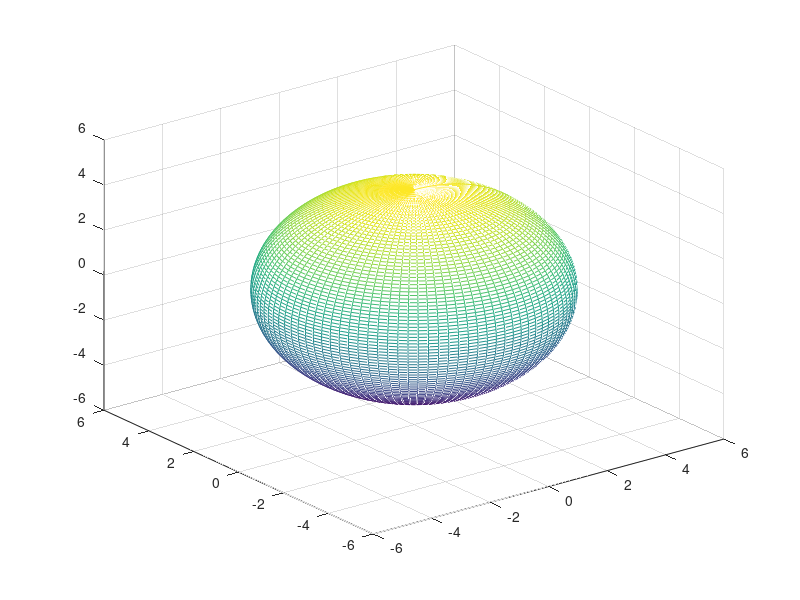

MATLAB code for this plot: (Note: this script raises an error after producing the figure.)
clearvars
% close all
dbstop if error

%%
Ftarget = 1-1/(4*365*24*6);
beta_target = norminv(Ftarget);

u1vals = -beta_target:0.1:beta_target;
u2vals = -beta_target:0.1:beta_target;

[uu1,uu2,uu3] = sphere(100);
uu1 = uu1*beta_target;
uu2 = uu2*beta_target;
uu3 = uu3*beta_target;
figure; 
mesh(uu1,uu2,uu3);


% first rosenblatt
xx1 = arrayfun(@(x) icdf('Lognormal',x,1.0967,0.4894),arrayfun(@normcdf,uu1));


% orthogonal transform
[~,covYcell] = cellfun(@covX_given_xx1, num2cell(xx1),'UniformOutput',0);

[A,d] = cellfun(@eig,covYcell,'UniformOutput',0);
TT = cellfun(@(x,y) sqrt(x)'\y', d, A,'UniformOutput',0);


x2x3 = cellfun(@(x,y,z) x\[y z]', TT, num2cell(uu2), num2cell(uu3) ,'UniformOutput',0);

mu_dash2 = @(u) 0.122+0.039*u;
mu_dash3 = @(u) -0.657+0.03*u;
mu_dash2 = cellfun(@(x) mu_dash2(x), num2cell(xx1),'UniformOutput',0);    
mu_dash3 = cellfun(@(x) mu_dash3(x), num2cell(xx1),'UniformOutput',0);    


xx2 = cell2mat(cellfun(@(x,y) exp(x(1) + y), x2x3,mu_dash2,'UniformOutput',0));
xx3 = cell2mat(cellfun(@(x,y) exp(x(2) + y), x2x3,mu_dash3,'UniformOutput',0));

figure; 
mesh(xx1,xx2,xx3)






% rosenblatt


    